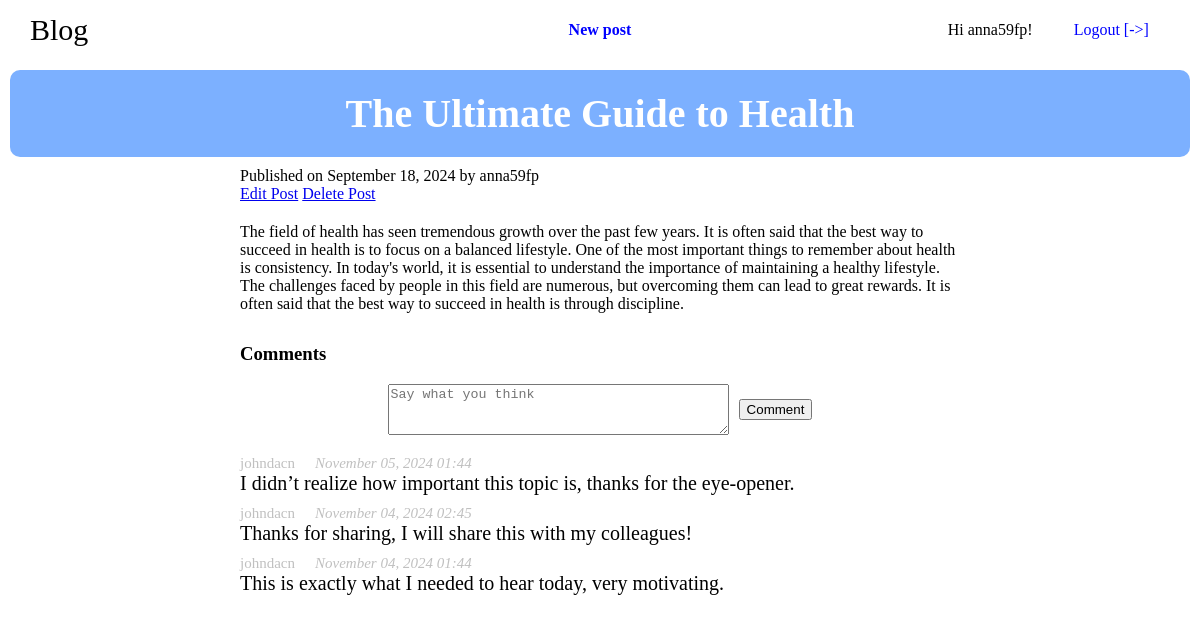
Screenshot of /post/7 (signed in) with the database file from the repository.
### blog/models.py (models this page shows, shortened)
class BlogPost(models.Model):
    author = models.ForeignKey(settings.AUTH_USER_MODEL, on_delete=models.CASCADE)
    title = models.CharField(max_length=200)
    content = models.TextField()
    created_at = models.DateTimeField(default=timezone.now)

class Comment(models.Model):
    author = models.ForeignKey(settings.AUTH_USER_MODEL, on_delete=models.CASCADE, related_name='comments')
    post = models.ForeignKey(BlogPost, on_delete=models.CASCADE, related_name='comments')
    content = models.TextField()
    created_at = models.DateTimeField(default=timezone.now)

### blog/views.py (the view)
# urls.py: path("post/<int:post_id>", views.post_detail, name="post_detail"),
def post_detail(request, post_id):
    post = get_object_or_404(BlogPost, id=post_id)
    comments = post.comments.all().order_by('-created_at')
    if request.method == 'POST':
        if request.user.is_authenticated:
            form = CommentForm(request.POST)
            if form.is_valid():
                comment = form.save(commit=False)
                comment.author = request.user
                comment.post = post
                comment.save()
                return redirect('post_detail', post_id=post.id)
        else:
            return redirect('login')
    else:
        form = CommentForm()
    return render(request, 'blog/post.html', {'post': post, 'comments': comments, 'form': form})

### blog/forms.py
class CommentForm(forms.ModelForm):
    class Meta:
        model = Comment
        fields = ['content']

### blog/templates/blog/post.html (shortened to what this page needs)
{% extends "base.html" %}
{% block content %}
    {% if post %}
    <div class="post-details-title-container">
        <div style="font-size: 40px; font-weight: bold;">{{ post.title }}</div>
    </div>
    <div class="post-details-container">
        <div>
            <span>Published on {{ post.created_at|date:"F d, Y" }} by {{post.author}}</span>
        </div>
        {% if user.is_authenticated and user == post.author %}
            <div>
                <a href="{% url 'edit_post' post_id=post.id %}" class="button">Edit Post</a>
                <a href="{% url 'delete_post' post_id=post.id %}" class="button" onclick="return confirm('Are you sure you want to delete this post?')">Delete Post</a>
            </div>
        {% endif %}
        <div class="post-details-content">
            {{ post.content }}
        </div>
        <h3>Comments</h3>
        {% if user.is_authenticated %}
        <form method="post">
            <div class="form-group">
                <textarea name="{{ form.content.name }}" id="{{ form.content.id_for_id }}" rows="3" cols="40" placeholder="Say what you think"></textarea>
                <button type="submit">Comment</button>
            </div>
        </form>
        {% endif %}
        <div class="comments-container">
            {% for comment in comments %}
                <div class="comment">
                    <div class="comment-info">
                        <div>{{ comment.author.username }}</div>
                        <div><em>{{ comment.created_at|date:"F d, Y H:i" }}</em></div>
                    </div>
                    <div class="comment-content">
                        {{ comment.content }}
                    </div>
                </div>
            {% endfor %}
        </div>
        {% else %}
        <p>No post found.</p>
        {% endif %}
    </div>
{% endblock %}

### templates/base.html (shortened to what this page needs)
<!doctype html>
<html lang="en">
    <head>
        {% load static %}
        <link rel="stylesheet" href="{% static 'blog/css/navbar.css' %}">
        <link rel="stylesheet" href="{% static 'blog/css/post_list.css' %}">
        <link rel="stylesheet" href="{% static 'blog/css/post_details.css' %}">
    </head>
    <body>
        <nav>
            <div class="nav_bar_container">
                <div class="divider">
                    <div><a href="/">Blog</a></div>
                </div>
                <div class="divider">
                    {% if user.is_authenticated %}
                    <a href="/create_post">New post</a>
                    {% endif %}
                </div>
                <div class="divider">
                    {% if user.is_authenticated %}
                        <div>Hi {{ user }}!</div>
                        <a href="/logout">Logout [->]</a>
                    {% else %}
                        <div><a href="/login">Login</a></div>
                        <div><a href="/register">Register</a></div>
                    {% endif %}
                </div>
            </div>
        </nav>
        <main>
            {% block content %} {% endblock %}
        </main>
    </body>
</html>

### blog/static/blog/css/navbar.css (style rules this page uses)
body { background-color: white; margin: 0px; padding: 0px; }
.nav_bar_container { width: 95%; height: 60px; display: flex; flex-direction: row; margin-right: auto; margin-left: auto; }
.divider { width: 33.33%; height: 100%; display: flex; align-items: center; }
.divider:nth-child(1) { font-size: 30px; }
.divider:nth-child(1) a { text-decoration: none; color: black; }
.divider:nth-child(2) { justify-content: center; }
.divider:nth-child(2) a { padding: 5px 20px; border: 1px solid white; border-radius: 5px; text-decoration: none; color: blue; font-weight: bold; }
.divider:nth-child(3) { justify-content: flex-end; }
.divider:nth-child(3) div { margin-right: 20px; }
.divider:nth-child(3) a { padding: 5px 20px; border: 1px solid white; border-radius: 5px; text-decoration: none; color: blue; }

### blog/static/blog/css/post_details.css (style rules this page uses)
.post-details-title-container { width: 95%; margin-right: auto; margin-left: auto; background-color: rgb(124, 176, 255); margin-top: 10px; margin-bottom: 10px; border-radius: 10px; color: white; display: flex; flex-direction: column; justify-content: center; align-items: center; padding: 20px; }
.post-details-container { width: 60%; margin-left: auto; margin-right: auto; }
.post-details-content { word-wrap: break-word; overflow-wrap: break-word; width: 100%; margin-top: 20px; margin-bottom: 30px; }
.form-group { display: flex; flex-direction: row; align-items: center; justify-content: center; margin-bottom: 20px; }
.form-group button { margin-left: 10px; }
.comment { width: 100%; margin-bottom: 10px; }
.comment-info { display: flex; flex-direction: row; justify-content: flex-start; font-size: 15px; color: silver; }
.comment-info div { margin-right: 20px; }
.comment-content { width: 100%; font-size: 20px; }

### rows the page displays
BlogPost: title "The Ultimate Guide to Health", created_at "September 18, 2024", author "anna59fp", content "The field of health has seen tremendous growth over the past few years. It is often said that the best way to succeed in health is to focus on a balanced lifestyle. One of the most important things to remember about health is consistency. In today's world, it is essential to understand the importance of maintaining a healthy lifestyle. The challenges faced by people in this field are numerous, but overcoming them can lead to great rewards. It is often said that the best way to succeed in health is through discipline."
Comment: author.username "johndacn", created_at "November 05, 2024 01:44", content "I didn’t realize how important this topic is, thanks for the eye-opener."
Comment: author.username "johndacn", created_at "November 04, 2024 02:45", content "Thanks for sharing, I will share this with my colleagues!"
Comment: author.username "johndacn", created_at "November 04, 2024 01:44", content "This is exactly what I needed to hear today, very motivating."

### other values shown
{{ user }} "anna59fp"
